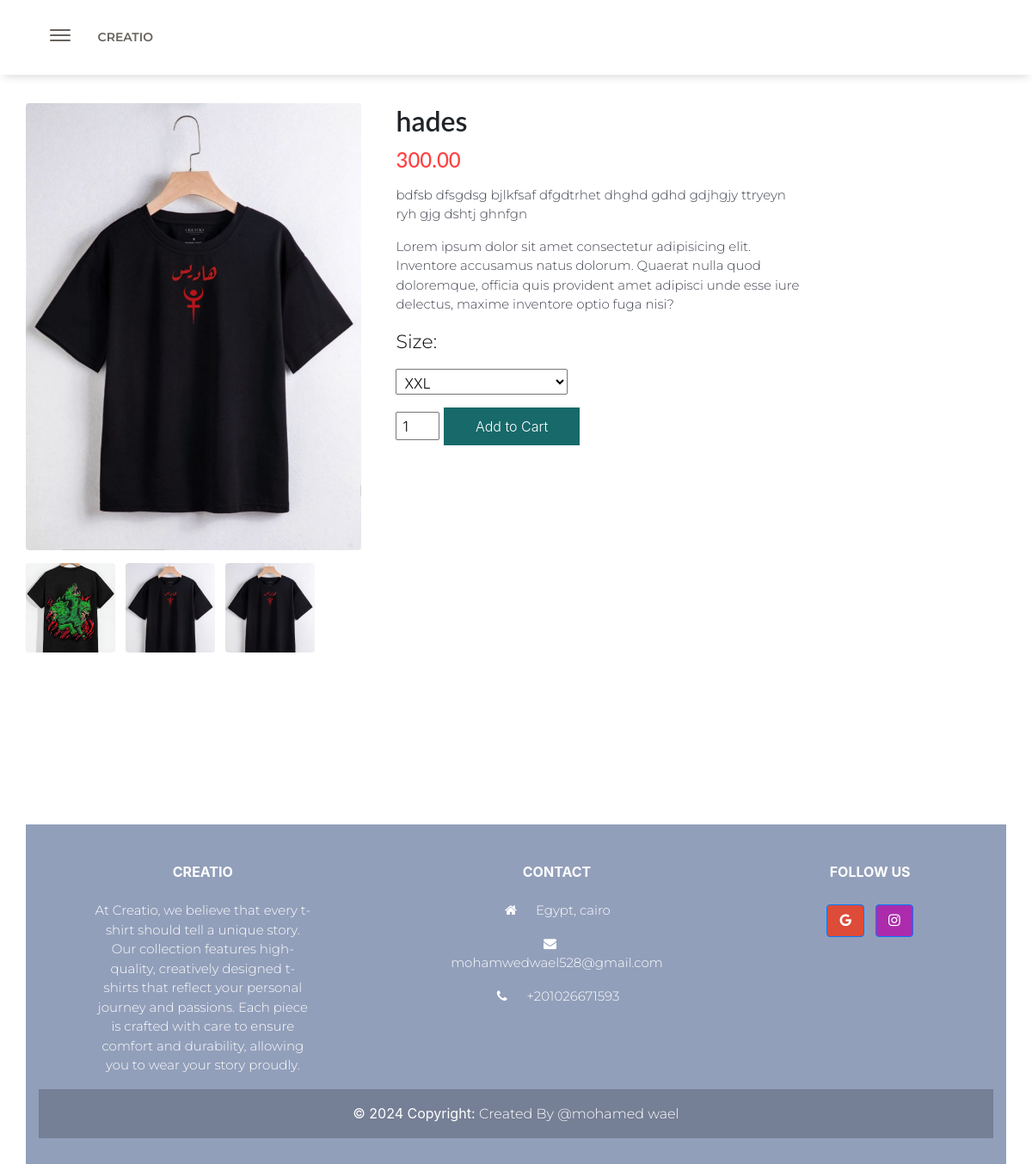
The page /product/8/ on the database its author committed.
### product/models.py (models this page shows, shortened)
class Product(models.Model):
    name = models.CharField(max_length=200,default="",blank=False)
    main_image = models.ImageField(upload_to='photos/',default=timezone.now)
    firist_image = models.ImageField(upload_to='photos/',default=timezone.now)
    second_image = models.ImageField(upload_to='photos/',default=timezone.now)
    description = models.TextField(max_length=1000,default="",blank=False)
    price = models.DecimalField(max_digits=7,decimal_places=2,default=0)
    brand = models.CharField(max_length=200,default="",blank=False)
    category = models.CharField(max_length=40,choices=Category.choices)
    ratings = models.DecimalField(max_digits=3,decimal_places=2,default=0)
    stocks = models.IntegerField(default=0)
    creatAt = models.DateField(auto_now=True)
    size = models.CharField(max_length=40,choices=Size.choices)
    user  = models.ForeignKey(User, null=True,on_delete=models.SET_NULL)

### product/views.py (the view)
# urls.py: path('product/<int:product_id>/', views.product_detail, name='product_detail'),
def product_detail(request, product_id):
    product = Product.objects.get(id=product_id)
    return render(request, 'home/product.html', {'product': product})

### templates/home/product.html (shortened to what this page needs)
{% load static %}
<!DOCTYPE html>
<html lang="en">
<head>
    <link rel="stylesheet" href="{% static "css/contentDetails.css" %} ">
    <link rel="stylesheet" href="{% static "css/homePage.css" %}">
    <link rel="stylesheet" href="{% static "css/slider.css" %}">
    <link rel="stylesheet" href="{% static "css/product.css" %}">
    <link rel="stylesheet" href="https://maxcdn.bootstrapcdn.com/bootstrap/4.0.0-alpha.6/css/bootstrap.min.css">
    <link rel="stylesheet" href="https://maxcdn.bootstrapcdn.com/font-awesome/latest/css/font-awesome.min.css">
    <link rel="stylesheet" href="https://cdnjs.cloudflare.com/ajax/libs/slick-carousel/1.9.0/slick.min.css">
    <link rel="stylesheet" href="https://cdnjs.cloudflare.com/ajax/libs/slick-carousel/1.9.0/slick-theme.min.css">
</head>
<body>
    <nav class="navbar navbar-toggleable-md fixed-top" color-on-scroll="500">
        <div class="container">
            <div class="navbar-translate">
                <button class="navbar-toggler navbar-toggler-right navbar-burger" type="button" data-toggle="collapse" data-target="#navbarToggler" aria-controls="navbarTogglerDemo02" aria-expanded="false" aria-label="Toggle navigation">
                    <span class="navbar-toggler-bar"></span>
                    <span class="navbar-toggler-bar"></span>
                    <span class="navbar-toggler-bar"></span>
                </button>
                <a class="navbar-brand" href="/">CREATIO</a>
            </div>
        </div>
    </nav>
    <section class="product-container" style="margin-top:120px;">
        <div class="img-card">
            <img src="{{product.main_image.url}}" alt="" id="featured-image">
            <div class="small-Card">
                <img src="{{product.firist_image.url}}" alt="" class="small-Img">
                <img src="{{product.second_image.url}}" alt="" class="small-Img">
                <img src="{{product.main_image.url}}" alt="" class="small-Img">
            </div>
        </div>
        <div class="product-info">
            <h3>{{product.name}}</h3>
            <h5>{{ product.price }}</del></h5>
            <p>{{ product.description }}</p>
            <p>Lorem ipsum dolor sit amet consectetur adipisicing elit. Inventore accusamus natus dolorum. Quaerat nulla quod doloremque, officia quis provident amet adipisci unde esse iure delectus, maxime inventore optio fuga nisi?</p>
            <form method="post" action="{% url 'add_to_cart' product.id %}">
                <div class="sizes">
                    <p>Size:</p>
                    <select id="size" class="size-option" name="size" required>
                        <option value="xxl">XXL</option>
                    </select>
                </div>
                <div class="quantity">
            <form action="{% url 'add_to_cart' product.id %}" method="post">
                <div class="quantity">
                    <input type="number" value="1" min="1" name='quantity'>
                    <button type="submit">Add to Cart</button>
                </div>
            </form>
    </section>
    <footer class="text-center text-lg-start text-white" style="background-color: #929fba; width:100%; padding: 30px 0; margin-top:200px;">
        <div class="container">
            <div class="row">
                <div class="col-md-3 col-lg-3 col-xl-3 mx-auto mt-3">
                    <h6 class="text-uppercase mb-4 font-weight-bold">CREATIO</h6>
                    <p>
                        At Creatio, we believe that every t-shirt should tell a unique story. Our collection features high-quality, creatively designed t-shirts that reflect your personal journey and passions. Each piece is crafted with care to ensure comfort and durability, allowing you to wear your story proudly.
                    </p>
                </div>
                <div class="col-md-4 col-lg-3 col-xl-3 mx-auto mt-3">
                    <h6 class="text-uppercase mb-4 font-weight-bold">Contact</h6>
                    <p><i class="fa fa-home mr-3"></i> Egypt, cairo</p>
                    <p><i class="fa fa-envelope mr-3"></i> mohamwedwael528@gmail.com</p>
                    <p><i class="fa fa-phone mr-3"></i> +201026671593</p>
                </div>
                <div class="col-md-3 col-lg-2 col-xl-2 mx-auto mt-3">
                    <h6 class="text-uppercase mb-4 font-weight-bold">Follow us</h6>
                    <a class="btn btn-primary btn-floating m-1" style="background-color: #dd4b39" href="#"><i class="fa fa-google"></i></a>
                    <a class="btn btn-primary btn-floating m-1" style="background-color: #ac2bac" href="#"><i class="fa fa-instagram"></i></a>
                </div>
            </div>
            <div class="text-center p-3" style="background-color: rgba(0, 0, 0, 0.2);">
                © 2024 Copyright:
                <a class="text-white" href="https://www.facebook.com/profile.php?id=100007597125898">Created By <span style="font-style:under-line">@mohamed wael </span></a>
            </div>
    </footer>
</body>
</html>

### creatioM/static/css/contentDetails.css (style rules this page uses)
* { box-sizing: border-box; margin: 0; padding: 0; }
body { max-width: 1280px; margin: 0 auto; padding: 0 30px; }
.product-container { margin-top: 120px; display: flex; justify-content: start; align-items: start; gap: 40px; }
.img-card img { width: 100%; flex-shrink: 0; border-radius: 4px; height: 520px; object-fit: cover; }
.small-Card { display: flex; justify-content: start; align-items: center; margin-top: 15px; gap: 12px; }
.small-Card img { width: 104px; height: 104px; border-radius: 4px; cursor: pointer; }
.product-info { width: 60%; }
.product-info h3 { font-size: 32px; font-family: Lato; font-weight: 600; line-height: 130%; }
.product-info h5 { font-size: 24px; font-family: Lato; font-weight: 500; line-height: 130%; color: #ff4242; margin: 6px 0; }
.product-info p { color: #424551; margin: 15px 0; width: 70%; }
.sizes p { font-size: 22px; color: black; }
.size-option { width: 200px; height: 30px; margin-bottom: 15px; padding: 5px; }
.quantity input { width: 51px; height: 33px; margin-bottom: 15px; padding: 6px; }
button { background: #17696a; border-radius: 4px; padding: 10px 37px; border: none; color: white; font-weight: 600; }

### creatioM/static/css/slider.css (style rules this page uses)
body { margin: 0; }

### creatioM/static/css/product.css (style rules this page uses)
h3 { font-size: 16px; }

### rows shown on the page
Product: main_image (picture), firist_image (picture), second_image (picture), name "hades", price "300.00", description "bdfsb dfsgdsg bjlkfsaf dfgdtrhet dhghd gdhd gdjhgjy ttryeyn ryh gjg dshtj ghnfgn"
